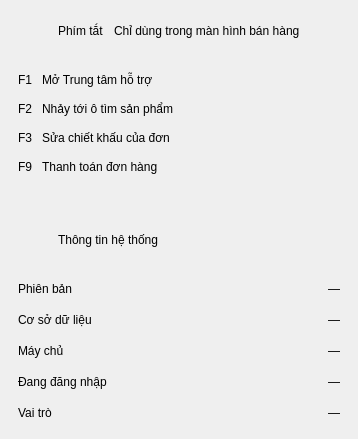
          <widget class="QWidget" name="rightColumn" native="true">
           <property name="sizePolicy">
            <sizepolicy hsizetype="Preferred" vsizetype="Preferred">
             <horstretch>1</horstretch>
             <verstretch>0</verstretch>
            </sizepolicy>
           </property>
           <property name="minimumSize">
            <size>
             <width>300</width>
             <height>0</height>
            </size>
           </property>
           <layout class="QVBoxLayout" name="rightColumnLayout">
            <property name="spacing">
             <number>16</number>
            </property>
            <property name="leftMargin">
             <number>0</number>
            </property>
            <property name="topMargin">
             <number>0</number>
            </property>
            <property name="rightMargin">
             <number>0</number>
            </property>
            <property name="bottomMargin">
             <number>0</number>
            </property>
            <item>
             <widget class="QFrame" name="shortcutsCard">
              <property name="frameShape">
               <enum>QFrame::Shape::NoFrame</enum>
              </property>
              <property name="class" stdset="0">
               <string>card</string>
              </property>
              <layout class="QVBoxLayout" name="shortcutsCardLayout">
               <property name="spacing">
                <number>12</number>
               </property>
               <property name="leftMargin">
                <number>18</number>
               </property>
               <property name="topMargin">
                <number>16</number>
               </property>
               <property name="rightMargin">
                <number>18</number>
               </property>
               <property name="bottomMargin">
                <number>16</number>
               </property>
               <item>
                <layout class="QHBoxLayout" name="shortcutsCardTitleLayout">
                 <property name="spacing">
                  <number>10</number>
                 </property>
                 <property name="leftMargin">
                  <number>0</number>
                 </property>
                 <property name="topMargin">
                  <number>0</number>
                 </property>
                 <property name="rightMargin">
                  <number>0</number>
                 </property>
                 <property name="bottomMargin">
                  <number>0</number>
                 </property>
                 <item>
                  <widget class="QLabel" name="shortcutsCardIcon">
                   <property name="minimumSize">
                    <size>
                     <width>30</width>
                     <height>30</height>
                    </size>
                   </property>
                   <property name="maximumSize">
                    <size>
                     <width>30</width>
                     <height>30</height>
                    </size>
                   </property>
                   <property name="text">
                    <string/>
                   </property>
                   <property name="alignment">
                    <set>Qt::AlignmentFlag::AlignCenter</set>
                   </property>
                   <property name="class" stdset="0">
                    <string>cardIcon</string>
                   </property>
                   <property name="iconName" stdset="0">
                    <string>fa5s.keyboard</string>
                   </property>
                   <property name="iconColor" stdset="0">
                    <string>#2563eb</string>
                   </property>
                  </widget>
                 </item>
                 <item>
                  <widget class="QLabel" name="shortcutsCardTitle">
                   <property name="text">
                    <string>Phím tắt</string>
                   </property>
                   <property name="class" stdset="0">
                    <string>cardTitle</string>
                   </property>
                  </widget>
                 </item>
                 <item>
                  <widget class="QLabel" name="shortcutsCardHint">
                   <property name="text">
                    <string>Chỉ dùng trong màn hình bán hàng</string>
                   </property>
                   <property name="class" stdset="0">
                    <string>cardHint</string>
                   </property>
                  </widget>
                 </item>
                 <item>
                  <spacer name="shortcutsCardTitleSpacer">
                   <property name="orientation">
                    <enum>Qt::Orientation::Horizontal</enum>
                   </property>
                   <property name="sizeHint" stdset="0">
                    <size>
                     <width>40</width>
                     <height>20</height>
                    </size>
                   </property>
                  </spacer>
                 </item>
                </layout>
               </item>
               <item>
                <widget class="QFrame" name="shortcutsCardDivider">
                 <property name="frameShape">
                  <enum>QFrame::Shape::NoFrame</enum>
                 </property>
                 <property name="class" stdset="0">
                  <string>divider</string>
                 </property>
                </widget>
               </item>
               <item>
                <layout class="QVBoxLayout" name="shortcutsCardContent">
                 <property name="spacing">
                  <number>9</number>
                 </property>
                 <property name="leftMargin">
                  <number>0</number>
                 </property>
                 <property name="topMargin">
                  <number>0</number>
                 </property>
                 <property name="rightMargin">
                  <number>0</number>
                 </property>
                 <property name="bottomMargin">
                  <number>0</number>
                 </property>
                 <item>
                  <layout class="QHBoxLayout" name="shortcutRow1Layout">
                   <property name="spacing">
                    <number>10</number>
                   </property>
                   <property name="leftMargin">
                    <number>0</number>
                   </property>
                   <property name="topMargin">
                    <number>0</number>
                   </property>
                   <property name="rightMargin">
                    <number>0</number>
                   </property>
                   <property name="bottomMargin">
                    <number>0</number>
                   </property>
                   <item>
                    <widget class="QLabel" name="keyShortcut1">
                     <property name="text">
                      <string>F1</string>
                     </property>
                     <property name="alignment">
                      <set>Qt::AlignmentFlag::AlignCenter</set>
                     </property>
                     <property name="class" stdset="0">
                      <string>keyCap</string>
                     </property>
                    </widget>
                   </item>
                   <item>
                    <widget class="QLabel" name="descShortcut1">
                     <property name="text">
                      <string>Mở Trung tâm hỗ trợ</string>
                     </property>
                     <property name="wordWrap">
                      <bool>true</bool>
                     </property>
                     <property name="class" stdset="0">
                      <string>keyDesc</string>
                     </property>
                    </widget>
                   </item>
                   <item>
                    <spacer name="shortcutRow1Spacer">
                     <property name="orientation">
                      <enum>Qt::Orientation::Horizontal</enum>
                     </property>
                     <property name="sizeHint" stdset="0">
                      <size>
                       <width>40</width>
                       <height>20</height>
                      </size>
                     </property>
                    </spacer>
                   </item>
                  </layout>
                 </item>
                 <item>
                  <layout class="QHBoxLayout" name="shortcutRow2Layout">
                   <property name="spacing">
                    <number>10</number>
                   </property>
                   <property name="leftMargin">
                    <number>0</number>
                   </property>
                   <property name="topMargin">
                    <number>0</number>
                   </property>
                   <property name="rightMargin">
                    <number>0</number>
                   </property>
                   <property name="bottomMargin">
                    <number>0</number>
                   </property>
                   <item>
                    <widget class="QLabel" name="keyShortcut2">
                     <property name="text">
                      <string>F2</string>
                     </property>
                     <property name="alignment">
                      <set>Qt::AlignmentFlag::AlignCenter</set>
                     </property>
                     <property name="class" stdset="0">
                      <string>keyCap</string>
                     </property>
                    </widget>
                   </item>
                   <item>
                    <widget class="QLabel" name="descShortcut2">
                     <property name="text">
                      <string>Nhảy tới ô tìm sản phẩm</string>
                     </property>
                     <property name="wordWrap">
                      <bool>true</bool>
                     </property>
                     <property name="class" stdset="0">
                      <string>keyDesc</string>
                     </property>
                    </widget>
                   </item>
                   <item>
                    <spacer name="shortcutRow2Spacer">
                     <property name="orientation">
                      <enum>Qt::Orientation::Horizontal</enum>
                     </property>
                     <property name="sizeHint" stdset="0">
                      <size>
                       <width>40</width>
                       <height>20</height>
                      </size>
                     </property>
                    </spacer>
                   </item>
                  </layout>
                 </item>
                 <item>
                  <layout class="QHBoxLayout" name="shortcutRow3Layout">
                   <property name="spacing">
                    <number>10</number>
                   </property>
                   <property name="leftMargin">
                    <number>0</number>
                   </property>
                   <property name="topMargin">
                    <number>0</number>
                   </property>
                   <property name="rightMargin">
                    <number>0</number>
                   </property>
                   <property name="bottomMargin">
                    <number>0</number>
                   </property>
                   <item>
                    <widget class="QLabel" name="keyShortcut3">
                     <property name="text">
                      <string>F3</string>
                     </property>
                     <property name="alignment">
                      <set>Qt::AlignmentFlag::AlignCenter</set>
                     </property>
                     <property name="class" stdset="0">
                      <string>keyCap</string>
                     </property>
                    </widget>
                   </item>
                   <item>
                    <widget class="QLabel" name="descShortcut3">
                     <property name="text">
                      <string>Sửa chiết khấu của đơn</string>
                     </property>
                     <property name="wordWrap">
                      <bool>true</bool>
                     </property>
                     <property name="class" stdset="0">
                      <string>keyDesc</string>
                     </property>
                    </widget>
                   </item>
                   <item>
                    <spacer name="shortcutRow3Spacer">
                     <property name="orientation">
                      <enum>Qt::Orientation::Horizontal</enum>
                     </property>
                     <property name="sizeHint" stdset="0">
                      <size>
                       <width>40</width>
                       <height>20</height>
                      </size>
                     </property>
                    </spacer>
                   </item>
                  </layout>
                 </item>
                 <item>
                  <layout class="QHBoxLayout" name="shortcutRow4Layout">
                   <property name="spacing">
                    <number>10</number>
                   </property>
                   <property name="leftMargin">
                    <number>0</number>
                   </property>
                   <property name="topMargin">
                    <number>0</number>
                   </property>
                   <property name="rightMargin">
                    <number>0</number>
                   </property>
                   <property name="bottomMargin">
                    <number>0</number>
                   </property>
                   <item>
                    <widget class="QLabel" name="keyShortcut4">
                     <property name="text">
                      <string>F9</string>
                     </property>
                     <property name="alignment">
                      <set>Qt::AlignmentFlag::AlignCenter</set>
                     </property>
                     <property name="class" stdset="0">
                      <string>keyCap</string>
                     </property>
                    </widget>
                   </item>
                   <item>
                    <widget class="QLabel" name="descShortcut4">
                     <property name="text">
                      <string>Thanh toán đơn hàng</string>
                     </property>
                     <property name="wordWrap">
                      <bool>true</bool>
                     </property>
                     <property name="class" stdset="0">
                      <string>keyDesc</string>
                     </property>
                    </widget>
                   </item>
                   <item>
                    <spacer name="shortcutRow4Spacer">
                     <property name="orientation">
                      <enum>Qt::Orientation::Horizontal</enum>
                     </property>
                     <property name="sizeHint" stdset="0">
                      <size>
                       <width>40</width>
                       <height>20</height>
                      </size>
                     </property>
                    </spacer>
                   </item>
                  </layout>
                 </item>
                </layout>
               </item>
              </layout>
             </widget>
            </item>
            <item>
             <widget class="QFrame" name="systemCard">
              <property name="frameShape">
               <enum>QFrame::Shape::NoFrame</enum>
              </property>
              <property name="class" stdset="0">
               <string>card</string>
              </property>
              <layout class="QVBoxLayout" name="systemCardLayout">
               <property name="spacing">
                <number>12</number>
               </property>
               <property name="leftMargin">
                <number>18</number>
               </property>
               <property name="topMargin">
                <number>16</number>
               </property>
               <property name="rightMargin">
                <number>18</number>
               </property>
               <property name="bottomMargin">
                <number>16</number>
               </property>
               <item>
                <layout class="QHBoxLayout" name="systemCardTitleLayout">
                 <property name="spacing">
                  <number>10</number>
                 </property>
                 <property name="leftMargin">
                  <number>0</number>
                 </property>
                 <property name="topMargin">
                  <number>0</number>
                 </property>
                 <property name="rightMargin">
                  <number>0</number>
                 </property>
                 <property name="bottomMargin">
                  <number>0</number>
                 </property>
                 <item>
                  <widget class="QLabel" name="systemCardIcon">
                   <property name="minimumSize">
                    <size>
                     <width>30</width>
                     <height>30</height>
                    </size>
                   </property>
                   <property name="maximumSize">
                    <size>
                     <width>30</width>
                     <height>30</height>
                    </size>
                   </property>
                   <property name="text">
                    <string/>
                   </property>
                   <property name="alignment">
                    <set>Qt::AlignmentFlag::AlignCenter</set>
                   </property>
                   <property name="class" stdset="0">
                    <string>cardIcon</string>
                   </property>
                   <property name="iconName" stdset="0">
                    <string>fa5s.server</string>
                   </property>
                   <property name="iconColor" stdset="0">
                    <string>#2563eb</string>
                   </property>
                  </widget>
                 </item>
                 <item>
                  <widget class="QLabel" name="systemCardTitle">
                   <property name="text">
                    <string>Thông tin hệ thống</string>
                   </property>
                   <property name="class" stdset="0">
                    <string>cardTitle</string>
                   </property>
                  </widget>
                 </item>
                 <item>
                  <spacer name="systemCardTitleSpacer">
                   <property name="orientation">
                    <enum>Qt::Orientation::Horizontal</enum>
                   </property>
                   <property name="sizeHint" stdset="0">
                    <size>
                     <width>40</width>
                     <height>20</height>
                    </size>
                   </property>
                  </spacer>
                 </item>
                </layout>
               </item>
               <item>
                <widget class="QFrame" name="systemCardDivider">
                 <property name="frameShape">
                  <enum>QFrame::Shape::NoFrame</enum>
                 </property>
                 <property name="class" stdset="0">
                  <string>divider</string>
                 </property>
                </widget>
               </item>
               <item>
                <layout class="QVBoxLayout" name="systemCardContent">
                 <property name="spacing">
                  <number>11</number>
                 </property>
                 <property name="leftMargin">
                  <number>0</number>
                 </property>
                 <property name="topMargin">
                  <number>0</number>
                 </property>
                 <property name="rightMargin">
                  <number>0</number>
                 </property>
                 <property name="bottomMargin">
                  <number>0</number>
                 </property>
                 <item>
                  <layout class="QHBoxLayout" name="rowVersionLayout">
                   <property name="spacing">
                    <number>10</number>
                   </property>
                   <property name="leftMargin">
                    <number>0</number>
                   </property>
                   <property name="topMargin">
                    <number>0</number>
                   </property>
                   <property name="rightMargin">
                    <number>0</number>
                   </property>
                   <property name="bottomMargin">
                    <number>0</number>
                   </property>
                   <item>
                    <widget class="QLabel" name="keyVersion">
                     <property name="text">
                      <string>Phiên bản</string>
                     </property>
                     <property name="class" stdset="0">
                      <string>infoKey</string>
                     </property>
                    </widget>
                   </item>
                   <item>
                    <spacer name="rowVersionSpacer">
                     <property name="orientation">
                      <enum>Qt::Orientation::Horizontal</enum>
                     </property>
                     <property name="sizeHint" stdset="0">
                      <size>
                       <width>40</width>
                       <height>20</height>
                      </size>
                     </property>
                    </spacer>
                   </item>
                   <item>
                    <widget class="QLabel" name="valueVersion">
                     <property name="text">
                      <string>—</string>
                     </property>
                     <property name="alignment">
                      <set>Qt::AlignmentFlag::AlignRight|Qt::AlignmentFlag::AlignTrailing|Qt::AlignmentFlag::AlignVCenter</set>
                     </property>
                     <property name="class" stdset="0">
                      <string>infoValue</string>
                     </property>
                    </widget>
                   </item>
                  </layout>
                 </item>
                 <item>
                  <layout class="QHBoxLayout" name="rowDatabaseLayout">
                   <property name="spacing">
                    <number>10</number>
                   </property>
                   <property name="leftMargin">
                    <number>0</number>
                   </property>
                   <property name="topMargin">
                    <number>0</number>
                   </property>
                   <property name="rightMargin">
                    <number>0</number>
                   </property>
                   <property name="bottomMargin">
                    <number>0</number>
                   </property>
                   <item>
                    <widget class="QLabel" name="keyDatabase">
                     <property name="text">
                      <string>Cơ sở dữ liệu</string>
                     </property>
                     <property name="class" stdset="0">
                      <string>infoKey</string>
                     </property>
                    </widget>
                   </item>
                   <item>
                    <spacer name="rowDatabaseSpacer">
                     <property name="orientation">
                      <enum>Qt::Orientation::Horizontal</enum>
                     </property>
                     <property name="sizeHint" stdset="0">
                      <size>
                       <width>40</width>
                       <height>20</height>
                      </size>
                     </property>
                    </spacer>
                   </item>
                   <item>
                    <widget class="QLabel" name="valueDatabase">
                     <property name="text">
                      <string>—</string>
                     </property>
                     <property name="alignment">
                      <set>Qt::AlignmentFlag::AlignRight|Qt::AlignmentFlag::AlignTrailing|Qt::AlignmentFlag::AlignVCenter</set>
                     </property>
                     <property name="class" stdset="0">
                      <string>infoValue</string>
                     </property>
                    </widget>
                   </item>
                  </layout>
                 </item>
                 <item>
                  <layout class="QHBoxLayout" name="rowServerLayout">
                   <property name="spacing">
                    <number>10</number>
                   </property>
                   <property name="leftMargin">
                    <number>0</number>
                   </property>
                   <property name="topMargin">
                    <number>0</number>
                   </property>
                   <property name="rightMargin">
                    <number>0</number>
                   </property>
                   <property name="bottomMargin">
                    <number>0</number>
                   </property>
                   <item>
                    <widget class="QLabel" name="keyServer">
                     <property name="text">
                      <string>Máy chủ</string>
                     </property>
                     <property name="class" stdset="0">
                      <string>infoKey</string>
                     </property>
                    </widget>
                   </item>
                   <item>
                    <spacer name="rowServerSpacer">
                     <property name="orientation">
                      <enum>Qt::Orientation::Horizontal</enum>
                     </property>
                     <property name="sizeHint" stdset="0">
                      <size>
                       <width>40</width>
                       <height>20</height>
                      </size>
                     </property>
                    </spacer>
                   </item>
                   <item>
                    <widget class="QLabel" name="valueServer">
                     <property name="text">
                      <string>—</string>
                     </property>
                     <property name="alignment">
                      <set>Qt::AlignmentFlag::AlignRight|Qt::AlignmentFlag::AlignTrailing|Qt::AlignmentFlag::AlignVCenter</set>
                     </property>
                     <property name="class" stdset="0">
                      <string>infoValue</string>
                     </property>
                    </widget>
                   </item>
                  </layout>
                 </item>
                 <item>
                  <layout class="QHBoxLayout" name="rowCurrentUserLayout">
                   <property name="spacing">
                    <number>10</number>
                   </property>
                   <property name="leftMargin">
                    <number>0</number>
                   </property>
                   <property name="topMargin">
                    <number>0</number>
                   </property>
                   <property name="rightMargin">
                    <number>0</number>
                   </property>
                   <property name="bottomMargin">
                    <number>0</number>
                   </property>
                   <item>
                    <widget class="QLabel" name="keyCurrentUser">
                     <property name="text">
                      <string>Đang đăng nhập</string>
                     </property>
                     <property name="class" stdset="0">
                      <string>infoKey</string>
                     </property>
                    </widget>
                   </item>
                   <item>
                    <spacer name="rowCurrentUserSpacer">
                     <property name="orientation">
                      <enum>Qt::Orientation::Horizontal</enum>
                     </property>
                     <property name="sizeHint" stdset="0">
                      <size>
                       <width>40</width>
                       <height>20</height>
                      </size>
                     </property>
                    </spacer>
                   </item>
                   <item>
                    <widget class="QLabel" name="valueCurrentUser">
                     <property name="text">
                      <string>—</string>
                     </property>
                     <property name="alignment">
                      <set>Qt::AlignmentFlag::AlignRight|Qt::AlignmentFlag::AlignTrailing|Qt::AlignmentFlag::AlignVCenter</set>
                     </property>
                     <property name="class" stdset="0">
                      <string>infoValue</string>
                     </property>
                    </widget>
                   </item>
                  </layout>
                 </item>
                 <item>
                  <layout class="QHBoxLayout" name="rowRoleLayout">
                   <property name="spacing">
                    <number>10</number>
                   </property>
                   <property name="leftMargin">
                    <number>0</number>
                   </property>
                   <property name="topMargin">
                    <number>0</number>
                   </property>
                   <property name="rightMargin">
                    <number>0</number>
                   </property>
                   <property name="bottomMargin">
                    <number>0</number>
                   </property>
                   <item>
                    <widget class="QLabel" name="keyRole">
                     <property name="text">
                      <string>Vai trò</string>
                     </property>
                     <property name="class" stdset="0">
                      <string>infoKey</string>
                     </property>
                    </widget>
                   </item>
                   <item>
                    <spacer name="rowRoleSpacer">
                     <property name="orientation">
                      <enum>Qt::Orientation::Horizontal</enum>
                     </property>
                     <property name="sizeHint" stdset="0">
                      <size>
                       <width>40</width>
                       <height>20</height>
                      </size>
                     </property>
                    </spacer>
                   </item>
                   <item>
                    <widget class="QLabel" name="valueRole">
                     <property name="text">
                      <string>—</string>
                     </property>
                     <property name="alignment">
                      <set>Qt::AlignmentFlag::AlignRight|Qt::AlignmentFlag::AlignTrailing|Qt::AlignmentFlag::AlignVCenter</set>
                     </property>
                     <property name="class" stdset="0">
                      <string>infoValue</string>
                     </property>
                    </widget>
                   </item>
                  </layout>
                 </item>
                </layout>
               </item>
              </layout>
             </widget>
            </item>
            <item>
             <spacer name="rightColumnSpacer">
              <property name="orientation">
               <enum>Qt::Orientation::Vertical</enum>
              </property>
              <property name="sizeHint" stdset="0">
               <size>
                <width>20</width>
                <height>0</height>
               </size>
              </property>
             </spacer>
            </item>
           </layout>
          </widget>
